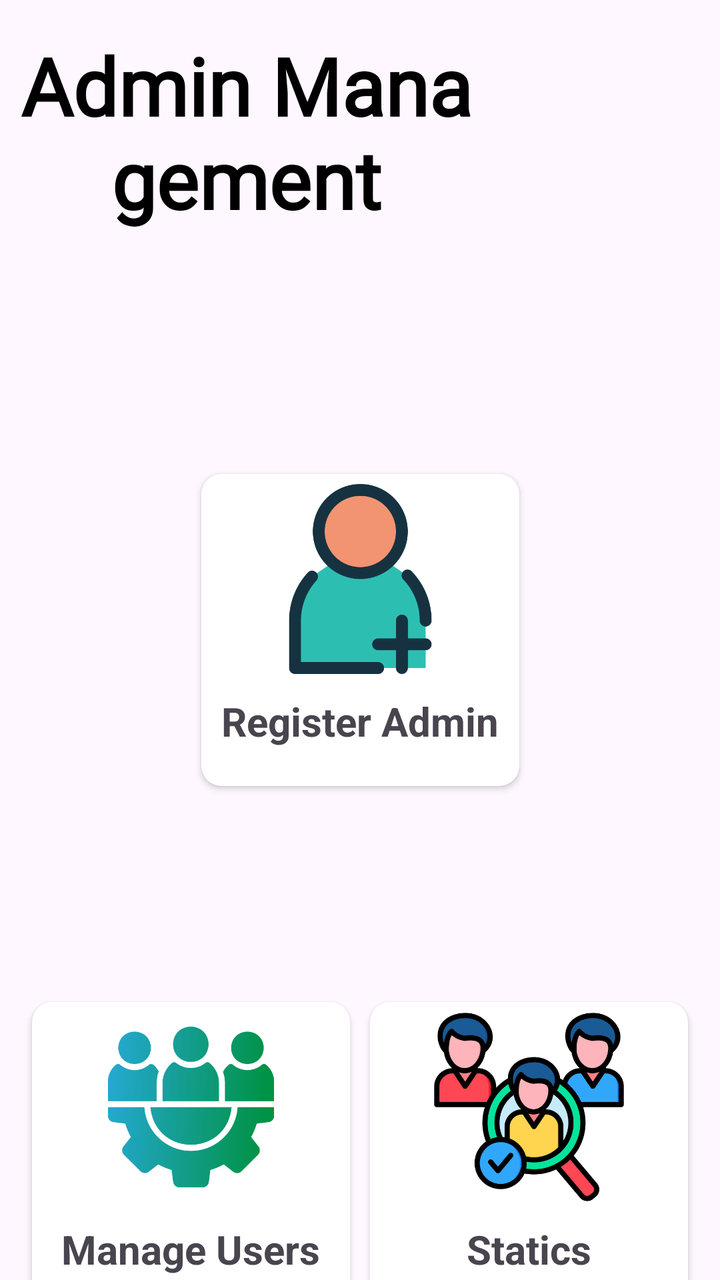
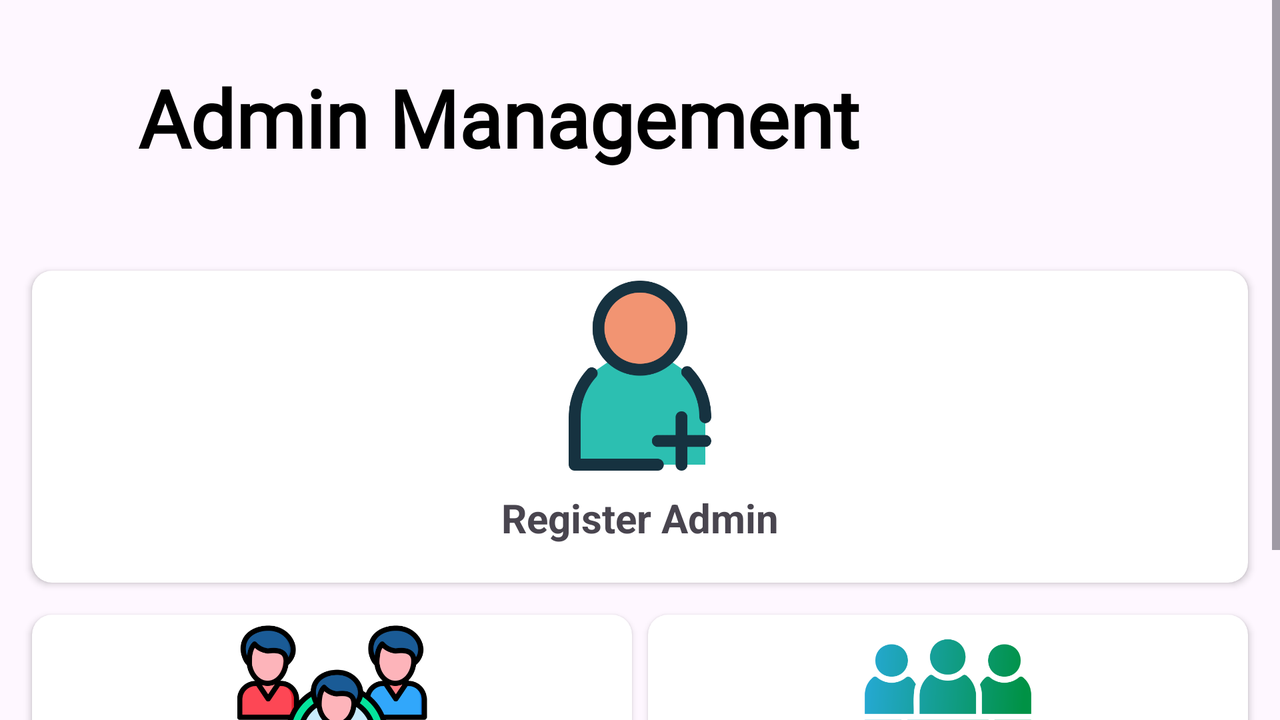

An Android layout and its configuration variant, each rendered on a device that would load it. The default file and the variant file are quoted in full after the pictures.
<!-- AndroidManifest.xml: application theme Theme.TravelMateAdmin -->
<!-- res/layout/fragment_new_admin.xml -->
<?xml version="1.0" encoding="utf-8"?>
<androidx.constraintlayout.widget.ConstraintLayout xmlns:android="http://schemas.android.com/apk/res/android"
    xmlns:app="http://schemas.android.com/apk/res-auto"
    xmlns:tools="http://schemas.android.com/tools"
    android:id="@+id/admin_frag_constraint"
    android:layout_width="match_parent"
    android:layout_height="match_parent"
    android:background="@drawable/gradient_background_two"
    android:foregroundTint="@color/black"
    tools:context=".ui.admin.NewAdminFragment">

    <ImageView
        android:id="@+id/logo_image"
        android:layout_width="125dp"
        android:layout_height="101dp"
        android:layout_marginStart="6dp"
        android:layout_marginEnd="15dp"
        android:src="@drawable/user_setting"
        app:layout_constraintBottom_toBottomOf="@+id/app_name_text"
        app:layout_constraintEnd_toEndOf="parent"
        app:layout_constraintStart_toEndOf="@+id/app_name_text"
        app:layout_constraintTop_toTopOf="@+id/app_name_text" />

    <TextView
        android:id="@+id/app_name_text"
        android:layout_width="230dp"
        android:layout_height="113dp"
        android:layout_marginStart="8dp"
        android:layout_marginTop="16dp"
        android:fontFamily="@font/synemono_regular"
        android:text="@string/adFrag02"
        android:textAlignment="center"
        android:textColor="@color/black"
        android:textSize="40sp"
        android:textStyle="bold"
        app:layout_constraintStart_toStartOf="parent"
        app:layout_constraintTop_toTopOf="parent" />

    
    <androidx.cardview.widget.CardView
        android:id="@+id/add_admin_card"
        android:layout_width="159dp"
        android:layout_height="156dp"
        android:layout_marginStart="16dp"
        android:layout_marginTop="108dp"
        android:layout_marginEnd="16dp"
        app:cardBackgroundColor="@color/white"
        app:cardCornerRadius="10dp"
        app:layout_constraintEnd_toEndOf="parent"
        app:layout_constraintStart_toStartOf="parent"
        app:layout_constraintTop_toBottomOf="@+id/app_name_text">

        <LinearLayout
            android:id="@+id/add_admin_linear"
            android:layout_width="match_parent"
            android:layout_height="match_parent"
            android:orientation="vertical">

            <ImageView
                android:id="@+id/add_admin_image"
                android:layout_width="match_parent"
                android:layout_height="95dp"
                android:layout_marginTop="5dp"
                android:src="@drawable/add_admin" />

            <TextView
                android:id="@+id/add_admin_text"
                android:layout_width="match_parent"
                android:layout_height="wrap_content"
                android:layout_marginTop="10dp"
                android:text="@string/adFrag03"
                android:textAlignment="center"
                android:textSize="20sp"
                android:textStyle="bold" />
        </LinearLayout>
    </androidx.cardview.widget.CardView>

    

    
    <androidx.cardview.widget.CardView
        android:id="@+id/manage_users_card"
        android:layout_width="159dp"
        android:layout_height="156dp"
        android:layout_marginTop="108dp"
        android:layout_marginEnd="16dp"
        app:cardBackgroundColor="@color/white"
        app:cardCornerRadius="10dp"
        app:layout_constraintEnd_toEndOf="parent"
        app:layout_constraintTop_toBottomOf="@+id/add_admin_card">

        <LinearLayout
            android:id="@+id/manage_users_linear"
            android:layout_width="match_parent"
            android:layout_height="match_parent"
            android:orientation="vertical">

            <ImageView
                android:id="@+id/manage_users_image"
                android:layout_width="match_parent"
                android:layout_height="95dp"
                android:layout_marginTop="5dp"
                android:src="@drawable/human_resource" />

            <TextView
                android:id="@+id/manage_users_text"
                android:layout_width="match_parent"
                android:layout_height="wrap_content"
                android:layout_marginTop="10dp"
                android:text="@string/adFrag06"
                android:textAlignment="center"
                android:textSize="20sp"
                android:textStyle="bold" />
        </LinearLayout>
    </androidx.cardview.widget.CardView>

    <androidx.cardview.widget.CardView
        android:id="@+id/team_management_card"
        android:layout_width="159dp"
        android:layout_height="156dp"
        android:layout_marginStart="16dp"
        android:layout_marginTop="108dp"
        app:cardBackgroundColor="@color/white"
        app:cardCornerRadius="10dp"
        app:layout_constraintStart_toStartOf="parent"
        app:layout_constraintTop_toBottomOf="@+id/add_admin_card">

        <LinearLayout
            android:id="@+id/team_management_linear"
            android:layout_width="match_parent"
            android:layout_height="match_parent"
            android:orientation="vertical">

            <ImageView
                android:id="@+id/team_management_image"
                android:layout_width="match_parent"
                android:layout_height="95dp"
                android:layout_marginTop="5dp"
                android:src="@drawable/team_management" />

            <TextView
                android:id="@+id/team_management_text"
                android:layout_width="match_parent"
                android:layout_height="wrap_content"
                android:layout_marginTop="10dp"
                android:text="@string/adFrag05"
                android:textAlignment="center"
                android:textSize="20sp"
                android:textStyle="bold" />
        </LinearLayout>
    </androidx.cardview.widget.CardView>

</androidx.constraintlayout.widget.ConstraintLayout>
<!-- resources referenced by this layout -->
<resources>
  <color name="black">#FF000000</color>
  <color name="white">#FFFFFFFF</color>
  <!-- drawable add_admin: png bitmap (drawable, 19662 bytes) -->
  <!-- drawable human_resource: png bitmap (drawable, 53629 bytes) -->
  <!-- drawable team_management: png bitmap (drawable, 32721 bytes) -->
  <string name="adFrag02">Admin Management</string>
  <string name="adFrag03">Register Admin</string>
  <string name="adFrag05">Manage Users</string>
  <string name="adFrag06">Statics</string>
  <style name="Theme.TravelMateAdmin" parent="Base.Theme.TravelMateAdmin" />
  <style name="Base.Theme.TravelMateAdmin" parent="Theme.Material3.DayNight.NoActionBar">
          
           <item name="colorPrimary">@color/green01</item>
      </style>
  <color name="green01">#27ae60</color>
</resources>
<!-- res/layout-land/fragment_new_admin.xml (the repository's variant of the layout above) -->
<!-- drawn on the phone turned sideways -->
<?xml version="1.0" encoding="utf-8"?>
<androidx.constraintlayout.widget.ConstraintLayout xmlns:android="http://schemas.android.com/apk/res/android"
    xmlns:app="http://schemas.android.com/apk/res-auto"
    xmlns:tools="http://schemas.android.com/tools"
    android:id="@+id/admin_frag_constraint"
    android:layout_width="match_parent"
    android:layout_height="match_parent"
    android:background="@drawable/gradient_background_two"
    android:foregroundTint="@color/black"
    tools:context=".ui.admin.NewAdminFragment">

    
    <ScrollView
        android:layout_width="match_parent"
        android:layout_height="match_parent"
        android:fillViewport="true"
        app:layout_constraintBottom_toBottomOf="parent"
        app:layout_constraintEnd_toEndOf="parent"
        app:layout_constraintStart_toStartOf="parent"
        app:layout_constraintTop_toTopOf="parent">

        <androidx.constraintlayout.widget.ConstraintLayout
            android:layout_width="match_parent"
            android:layout_height="wrap_content">

            
            <ImageView
                android:id="@+id/logo_image"
                android:layout_width="125dp"
                android:layout_height="101dp"
                android:layout_marginEnd="16dp"
                android:src="@drawable/user_setting"
                app:layout_constraintBottom_toBottomOf="@+id/app_name_text"
                app:layout_constraintEnd_toEndOf="parent"
                app:layout_constraintTop_toTopOf="@+id/app_name_text" />

            
            <TextView
                android:id="@+id/app_name_text"
                android:layout_width="0dp"
                android:layout_height="wrap_content"
                android:layout_marginStart="16dp"
                android:layout_marginTop="32dp"
                android:layout_marginEnd="16dp"
                android:fontFamily="@font/synemono_regular"
                android:text="@string/adFrag02"
                android:textAlignment="center"
                android:textColor="@color/black"
                android:textSize="40sp"
                android:textStyle="bold"
                app:layout_constraintEnd_toStartOf="@+id/logo_image"
                app:layout_constraintStart_toStartOf="parent"
                app:layout_constraintTop_toTopOf="parent" />

            
            <androidx.cardview.widget.CardView
                android:id="@+id/add_admin_card"
                android:layout_width="0dp"
                android:layout_height="156dp"
                android:layout_marginStart="16dp"
                android:layout_marginTop="50dp"
                android:layout_marginEnd="16dp"
                app:cardBackgroundColor="@color/white"
                app:cardCornerRadius="10dp"
                app:layout_constraintEnd_toEndOf="parent"
                app:layout_constraintStart_toStartOf="parent"
                app:layout_constraintTop_toBottomOf="@+id/app_name_text">

                <LinearLayout
                    android:id="@+id/add_admin_linear"
                    android:layout_width="match_parent"
                    android:layout_height="match_parent"
                    android:orientation="vertical">

                    <ImageView
                        android:id="@+id/add_admin_image"
                        android:layout_width="match_parent"
                        android:layout_height="95dp"
                        android:layout_marginTop="5dp"
                        android:src="@drawable/add_admin" />

                    <TextView
                        android:id="@+id/add_admin_text"
                        android:layout_width="match_parent"
                        android:layout_height="wrap_content"
                        android:layout_marginTop="10dp"
                        android:text="@string/adFrag03"
                        android:textAlignment="center"
                        android:textSize="20sp"
                        android:textStyle="bold" />
                </LinearLayout>
            </androidx.cardview.widget.CardView>

            

            
            <androidx.cardview.widget.CardView
                android:id="@+id/manage_users_card"
                android:layout_width="0dp"
                android:layout_height="156dp"
                android:layout_marginStart="16dp"
                android:layout_marginTop="16dp"
                android:layout_marginEnd="8dp"
                android:layout_marginBottom="8dp"
                app:cardBackgroundColor="@color/white"
                app:cardCornerRadius="10dp"
                app:layout_constraintBottom_toBottomOf="parent"
                app:layout_constraintEnd_toStartOf="@+id/team_management_card"
                app:layout_constraintStart_toStartOf="parent"
                app:layout_constraintTop_toBottomOf="@+id/add_admin_card">

                <LinearLayout
                    android:id="@+id/manage_users_linear"
                    android:layout_width="match_parent"
                    android:layout_height="match_parent"
                    android:orientation="vertical">

                    <ImageView
                        android:id="@+id/manage_users_image"
                        android:layout_width="match_parent"
                        android:layout_height="95dp"
                        android:layout_marginTop="5dp"
                        android:src="@drawable/human_resource" />

                    <TextView
                        android:id="@+id/manage_users_text"
                        android:layout_width="match_parent"
                        android:layout_height="wrap_content"
                        android:layout_marginTop="10dp"
                        android:text="@string/adFrag06"
                        android:textAlignment="center"
                        android:textSize="20sp"
                        android:textStyle="bold" />
                </LinearLayout>
            </androidx.cardview.widget.CardView>

            
            <androidx.cardview.widget.CardView
                android:id="@+id/team_management_card"
                android:layout_width="0dp"
                android:layout_height="156dp"
                android:layout_marginTop="16dp"
                android:layout_marginEnd="16dp"
                android:layout_marginBottom="8dp"
                app:cardBackgroundColor="@color/white"
                app:cardCornerRadius="10dp"
                app:layout_constraintBottom_toBottomOf="parent"
                app:layout_constraintEnd_toEndOf="parent"
                app:layout_constraintStart_toEndOf="@+id/manage_users_card"
                app:layout_constraintTop_toBottomOf="@+id/add_admin_card">

                <LinearLayout
                    android:id="@+id/team_management_linear"
                    android:layout_width="match_parent"
                    android:layout_height="match_parent"
                    android:orientation="vertical">

                    <ImageView
                        android:id="@+id/team_management_image"
                        android:layout_width="match_parent"
                        android:layout_height="95dp"
                        android:layout_marginTop="5dp"
                        android:src="@drawable/team_management" />

                    <TextView
                        android:id="@+id/team_management_text"
                        android:layout_width="match_parent"
                        android:layout_height="wrap_content"
                        android:layout_marginTop="10dp"
                        android:text="@string/adFrag05"
                        android:textAlignment="center"
                        android:textSize="20sp"
                        android:textStyle="bold" />
                </LinearLayout>
            </androidx.cardview.widget.CardView>

        </androidx.constraintlayout.widget.ConstraintLayout>
    </ScrollView>

</androidx.constraintlayout.widget.ConstraintLayout>
